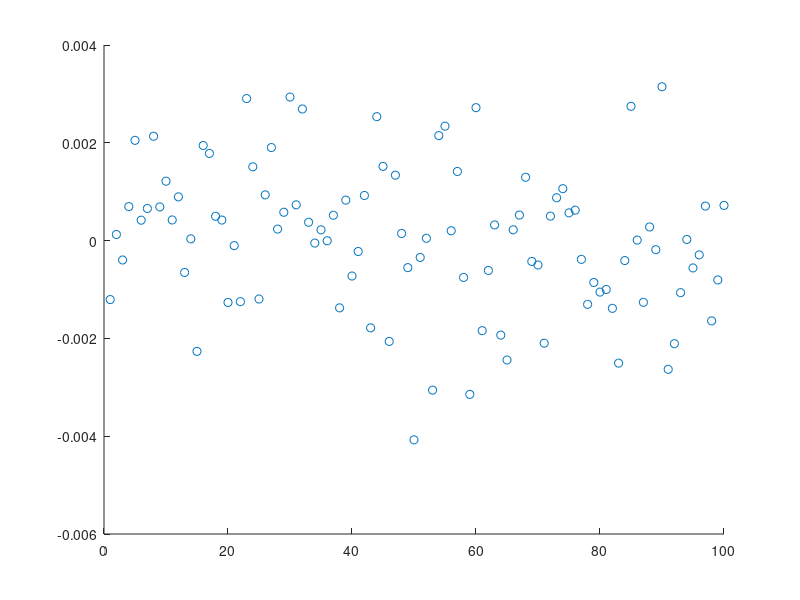

The MATLAB source for this figure: (Note: this script raises an error after producing the figure.)
%% Part 1: Single case, no tolerances introduced into test stand

% Mass properties of the satellite

len = .304; %this is a foot in m
r = (len/2)*.95; %Assume thrusters are firing only 5% of the radius away from the outside

%Mass of components on outside (lbs) - assume these make a thin rectangular
%frame

m_frame = 1.6;
m_internal_struct = 1;
m_reg_2 = .5;
m_plumb_man = .75;
m_valves = .6;
m_avio = .5;
m_cg_adjust = .5;
m_outside = (m_frame + m_internal_struct + m_avio + m_reg_2 + m_plumb_man + m_valves + m_cg_adjust)*.454;
I_outside = (5/18)*m_outside*len^2;

%Mass of components on inside (lbs) - assume these components make a sphere
m_tank = 1.9; %Includes paintball reg
m_air = .35; %Conservative assumption - full tank of air
m_inside = (m_tank + m_air)*.454;
r_inside = 4*.0254; %Assume sphere with radius 4 inches
I_inside = (2/5)*m_inside*r_inside^2;

I_sc = I_inside + I_outside
m_sc = m_inside + m_outside
%Mass properties of test stand
 %assume two concentric rectangular plates .5" thick in all dimensions.
A_stand = 14^2 - 12^2;
V_stand = A_stand*1.25;
m_stand = .098*V_stand*.454 %multiply by density of 6061 Al in lb/in^3, then convert to kg
len_outside = 14*.0254;
len_inside = 12*.0254;
I_stand = (1/6)*m_stand*(len_outside^2 + len_inside^2)

I_sys = I_stand + I_sc;
delta_w = pi; %10 maneuvers to 15 deg/s, 16 to 2 deg/s

impulse = I_sys*delta_w/r %doesn't account for grav torques

alpha = pi/12; %assume you want to get to 15 deg/s in one second
cg_offset = .001;

force_no_grav = (I_sys*alpha)/(2*r)
force_with_grav = (m_sc*cg_offset*9.81 + I_sys*alpha)/(2*r) 

%% Part 2: Monte Carlo where test stand tolerances are varied

%Figures out what the test stand CG accuracy is when tolerances are
%introduced

%For now, assume that both bearings have the same placement error so the
%structure isn't rotated

t = .5; %thickness of bar in inches
h = 1.25; %height of bar in inches
gap = .25; %distance between bars
length = [12+2*t; 12+4*t+gap]; %Might want to add the third bar if we figure out that CG control of test stand is good

test_stand_grav_torque_vec = [];
total_CG_vec = [];

for i = 1:100 %Monte Carlo trials
    test_stand_grav_torque =  0; %amount to measure total torque gravity produces from offset CG of test stand
    CG_num = 0;
    CG_den = 0;
    
    for ring = 1:2 %Iterate through every ring, change to 3 if add a third ring to this
        bearing_tol = .002*2*(rand()-.5); %Random # between -.002 and .002 for the bearing placement, positive tolerance means it moves up
        length_tol = .002*2*([rand()-.5 rand()-.5 rand()-.5 rand()-.5]); %Array of 4 #'s with same range as above for length tolerances
        thick_tol = .001*2*([rand()-.5 rand()-.5 rand()-.5 rand()-.5]);
        height_tol = .001*2*([rand()-.5 rand()-.5 rand()-.5 rand()-.5]);
        
      
        %For sake of time, assume average length of 2nd bar (right side) affects
        %top and bottom CG. Assume thickness doesn't affect CG of each bar.
     
        
        length_adjust = [0 -2*t 0 -2*t]; %Sides are shorter by twice the thickness
        length_vec = length(ring) + length_adjust + length_tol; %Length vector
        thick_vec = thick_tol + t;
        height_vec = height_tol + h;
        
        CG_vec = [((length_vec(2) - t)/2)-bearing_tol -bearing_tol (-(length_vec(2) - t)/2)-bearing_tol -bearing_tol];
        rho_al = .0975; %lb/in^3 
        mass_vec = rho_al*length_vec.*thick_vec.*height_vec;
        CG = .0254*dot(CG_vec, mass_vec)/sum(mass_vec); %convert to m
        mass = sum(mass_vec)*.454; %convert to kg
        test_stand_grav_torque =test_stand_grav_torque + CG*mass*9.81;
        
        CG_num = CG_num + .0254*dot(CG_vec, mass_vec);
        CG_den = CG_den + sum(mass_vec);
    end
    total_CG_vec = [total_CG_vec; CG_num/CG_den];
    test_stand_grav_torque_vec = [test_stand_grav_torque_vec test_stand_grav_torque];
end

test_stand_CG = max(abs(total_CG_vec));
figure (1)
scatter(1:100, test_stand_grav_torque_vec)
hold on
yline(9.81*m_sc*.001)
hold off
legend("Test Stand", "Satellite w/ CG offset of 1 mm")
xlabel("trial")
ylabel("Gravitational Torque from offset CG (N*m)")
title("Test Stand vs Satellite Gravitational Torques")

%% Part 3: Trade Study of do we want more mass on test stand

%Look at ratio of torque to rotate entire structure vs torque to counter CG
%from satellite + test stand, see if adding more mass helps
%Density of test stand hasn't mattered up until this point

sc_CG = .001; %choose low value but assume in same direction as test stand CG
impulse_vec = [];
force_ratio_vec = [];
force_with_grav_vec = [];

for density_stand = 0:.005:.3 %sweeping through a ranges of densities for test stand, lb/in^3
    m_stand = density_stand*V_stand*.454; %V_stand found earlier, needs to be slightly updated
    len_outside = 14*.0254;
    len_inside = 12*.0254;
    I_stand = (1/6)*m_stand*(len_outside^2 + len_inside^2);
    I_sys = I_stand + I_sc;
    
    %From earlier, delta_w = pi/12 (15 deg/s) and you want to accelerate to
    %that in one second
    
    impulse = I_sys*delta_w/r; %doesn't account for grav torques
    impulse_vec = [impulse_vec impulse];
    
    force_no_grav = (I_sys*alpha)/(2*r);
    force_with_grav = ((m_sc*cg_offset + m_stand*test_stand_CG)*9.81 + I_sys*alpha)/(2*r); %assume CG offset for sat = 1 mm
    force_with_grav_vec = [force_with_grav_vec; force_with_grav];
    force_ratio = force_with_grav/force_no_grav;
    force_ratio_vec = [force_ratio_vec force_ratio];
end

figure (2)
densities = 0:.005:.3;
scatter(densities, impulse_vec)
xline(.0975)
xlabel('test stand density (lb/in^3)')
ylabel('impulse (N*m)')
title('How impulse varies with Test Stand Mass')
legend('impulse', 'Al density')

figure (3)
scatter(densities, force_ratio_vec)
xline(.0975)
xlabel('test stand density (lb/in^3)')
ylabel('force with gravity/force without gravity (N*m)')
title('How magnitude gravitational effects vary with Test Stand Mass')
legend('force ratio', 'Al density')

figure (4)
scatter(densities, force_with_grav_vec)
xline(.0975)
xlabel('test stand density (lb/in^3)')
ylabel('force with gravity (N*m)')
title('How Force varies with Test Stand Mass when CGs are offset')
legend('force ', 'Al density')
